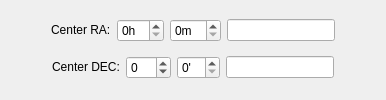
           <widget class="QWidget" name="page_3">
            <layout class="QVBoxLayout" name="verticalLayout_7">
             <item>
              <layout class="QHBoxLayout" name="horizontalLayout_21">
               <item>
                <spacer name="horizontalSpacer_12">
                 <property name="orientation">
                  <enum>Qt::Horizontal</enum>
                 </property>
                 <property name="sizeHint" stdset="0">
                  <size>
                   <width>40</width>
                   <height>20</height>
                  </size>
                 </property>
                </spacer>
               </item>
               <item>
                <layout class="QHBoxLayout" name="horizontalLayout_12">
                 <item>
                  <widget class="QLabel" name="label_3">
                   <property name="text">
                    <string>&lt;font color='black'&gt;Center RA:&lt;/font&gt;</string>
                   </property>
                  </widget>
                 </item>
                 <item>
                  <widget class="QSpinBox" name="pointRASpinBoxHr">
                   <property name="toolTip">
                    <string>Right Ascension Hours</string>
                   </property>
                   <property name="suffix">
                    <string>h</string>
                   </property>
                   <property name="maximum">
                    <number>24</number>
                   </property>
                  </widget>
                 </item>
                 <item>
                  <widget class="QSpinBox" name="pointRASpinBoxMin">
                   <property name="toolTip">
                    <string>Right Ascension Minutes</string>
                   </property>
                   <property name="suffix">
                    <string>m</string>
                   </property>
                   <property name="maximum">
                    <number>59</number>
                   </property>
                  </widget>
                 </item>
                 <item>
                  <widget class="QLineEdit" name="pointRALineEditSec">
                   <property name="toolTip">
                    <string>Right Ascension Seconds</string>
                   </property>
                  </widget>
                 </item>
                </layout>
               </item>
               <item>
                <spacer name="horizontalSpacer_13">
                 <property name="orientation">
                  <enum>Qt::Horizontal</enum>
                 </property>
                 <property name="sizeHint" stdset="0">
                  <size>
                   <width>40</width>
                   <height>20</height>
                  </size>
                 </property>
                </spacer>
               </item>
              </layout>
             </item>
             <item>
              <layout class="QHBoxLayout" name="horizontalLayout_23">
               <item>
                <spacer name="horizontalSpacer_14">
                 <property name="orientation">
                  <enum>Qt::Horizontal</enum>
                 </property>
                 <property name="sizeHint" stdset="0">
                  <size>
                   <width>40</width>
                   <height>20</height>
                  </size>
                 </property>
                </spacer>
               </item>
               <item>
                <layout class="QHBoxLayout" name="horizontalLayout_13">
                 <item>
                  <widget class="QLabel" name="label_4">
                   <property name="text">
                    <string>&lt;font color='Black'&gt;Center DEC:&lt;/font&gt;</string>
                   </property>
                  </widget>
                 </item>
                 <item>
                  <widget class="QSpinBox" name="pointDECSpinBoxDeg">
                   <property name="toolTip">
                    <string>Declination Degrees</string>
                   </property>
                   <property name="minimum">
                    <number>-90</number>
                   </property>
                  </widget>
                 </item>
                 <item>
                  <widget class="QSpinBox" name="pointDECSpinBoxMin">
                   <property name="toolTip">
                    <string>Declination Minutes</string>
                   </property>
                   <property name="suffix">
                    <string>'</string>
                   </property>
                   <property name="maximum">
                    <number>59</number>
                   </property>
                  </widget>
                 </item>
                 <item>
                  <widget class="QLineEdit" name="pointDECLineEditSec">
                   <property name="toolTip">
                    <string>Right Ascension Seconds</string>
                   </property>
                  </widget>
                 </item>
                </layout>
               </item>
               <item>
                <spacer name="horizontalSpacer_15">
                 <property name="orientation">
                  <enum>Qt::Horizontal</enum>
                 </property>
                 <property name="sizeHint" stdset="0">
                  <size>
                   <width>40</width>
                   <height>20</height>
                  </size>
                 </property>
                </spacer>
               </item>
              </layout>
             </item>
            </layout>
           </widget>
